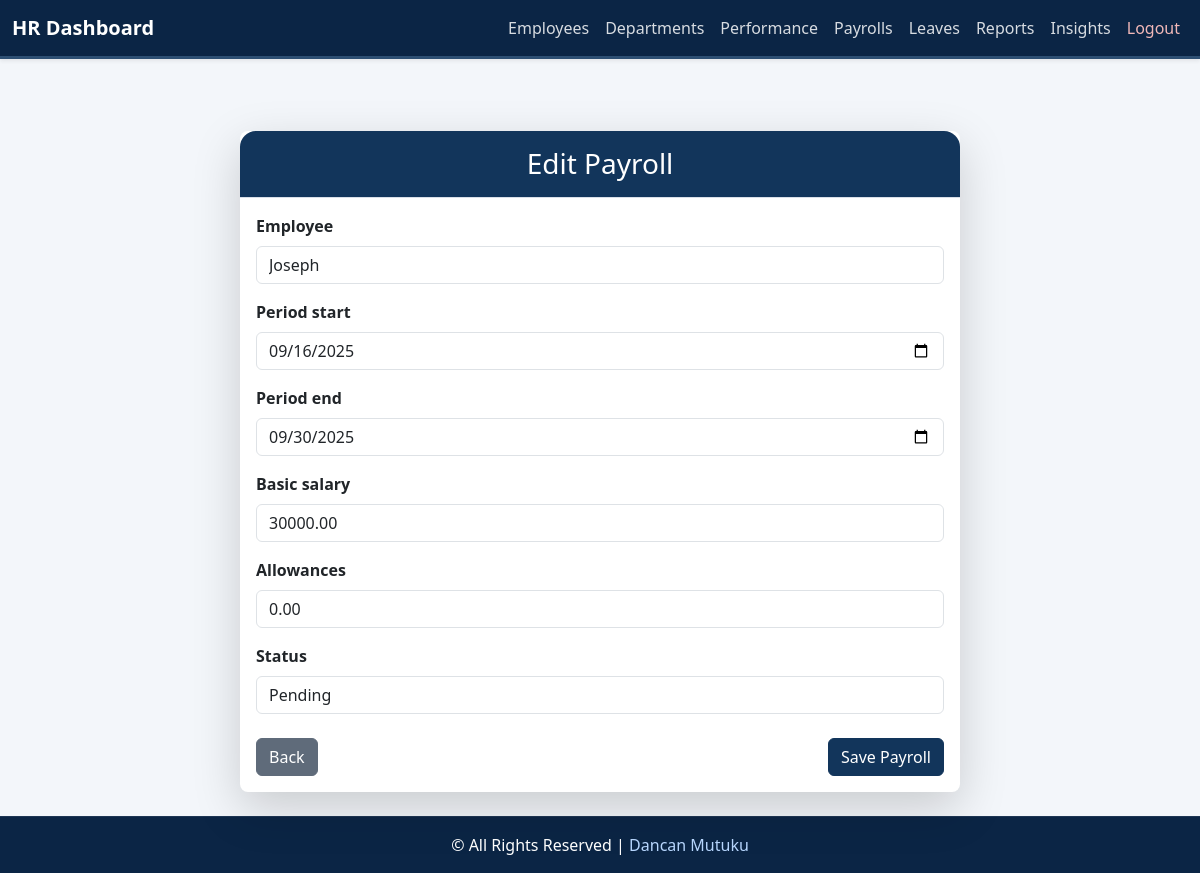
/hr/payrolls/edit/14/, run on an earlier commit of the app's database.
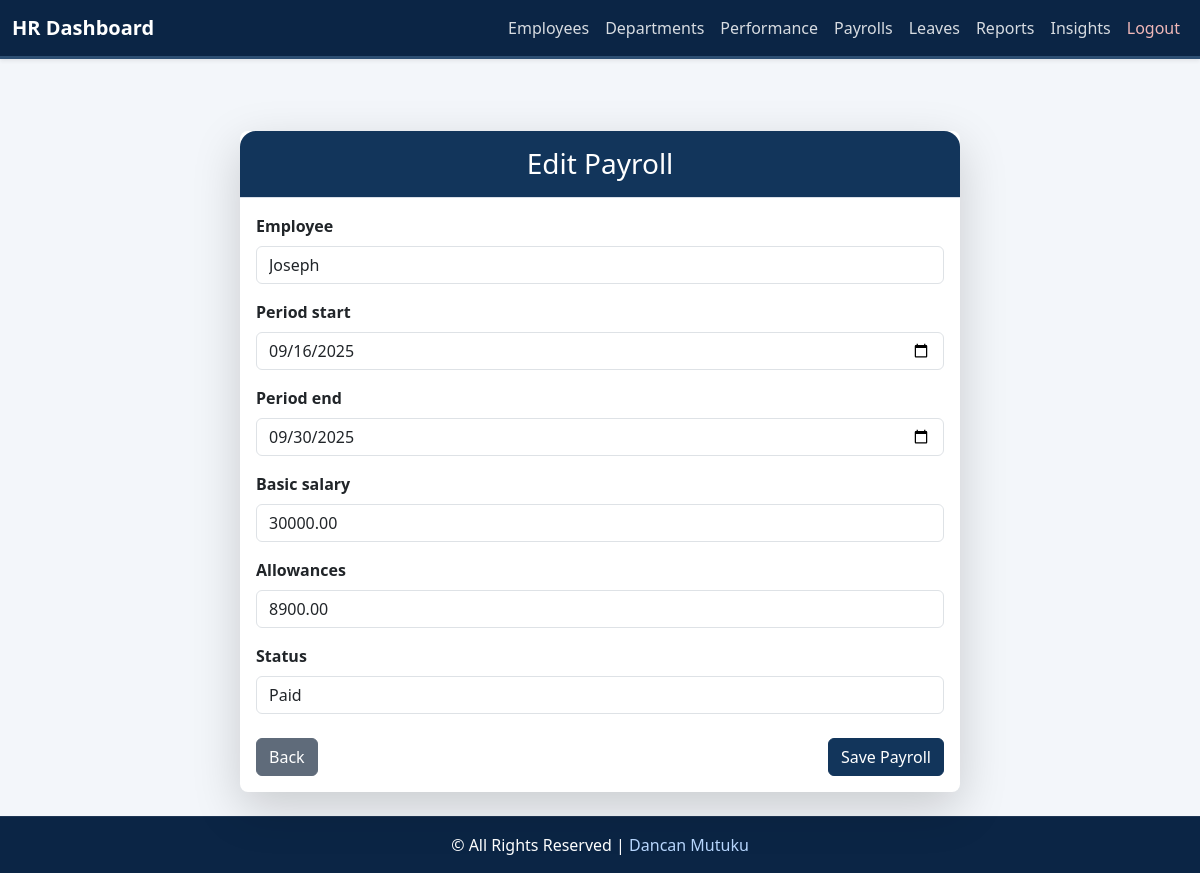
And on a later commit of the database.
### core/models.py (models this page shows, shortened)
class Payroll(models.Model):
    STATUS_PENDING = 'Pending'
    STATUS_PAID = 'Paid'
    STATUS_CHOICES = [
        (STATUS_PENDING, 'Pending'),
        (STATUS_PAID, 'Paid'),
    ]
    employee = models.ForeignKey(Employee, on_delete=models.CASCADE, related_name='payrolls')
    period_start = models.DateField()
    period_end = models.DateField()
    basic_salary = models.DecimalField(max_digits=10, decimal_places=2)
    allowances = models.DecimalField(max_digits=10, decimal_places=2, default=0)
    gross_salary = models.DecimalField(max_digits=10, decimal_places=2, editable=False)
    paye = models.DecimalField(max_digits=10, decimal_places=2, editable=False, default=0)
    sha = models.DecimalField(max_digits=10, decimal_places=2, editable=False, default=0)
    nssf = models.DecimalField(max_digits=10, decimal_places=2, editable=False, default=0)
    net_pay = models.DecimalField(max_digits=10, decimal_places=2, editable=False)
    status = models.CharField(max_length=10, choices=STATUS_CHOICES, default=STATUS_PENDING)

### core/views.py (the view)
# urls.py: path("hr/payrolls/edit/<int:pk>/", views.payroll_edit, name="payroll_edit"),
def payroll_edit(request, pk):
    payroll = get_object_or_404(Payroll, pk=pk)
    if request.method == 'POST':
        form = PayrollForm(request.POST, instance=payroll)
        if form.is_valid():
            form.save()
            return redirect('payroll_list')
    else:
        form = PayrollForm(instance=payroll)
    return render(request, 'core/payroll_form.html', {'form': form})

### core/views.py
class PayrollForm(forms.ModelForm):
    class Meta:
        model = Payroll
        fields = '__all__'
        widgets = {
            'period_start': forms.DateInput(attrs={'type': 'date', 'class': 'form-control'}),
            'period_end': forms.DateInput(attrs={'type': 'date', 'class': 'form-control'}),
        }

### core/models.py (called while the page is built)
    def __str__(self):
        return self.full_name

    @property
    def full_name(self):
        if self.user:
            return self.user.get_full_name() or self.user.username
        return "-"

### core/templates/core/payroll_form.html (shortened to what this page needs)
{% extends 'base_hr.html' %}
{% load widget_tweaks %}
{% block content %}
<div class="container mt-5">
  <div class="row justify-content-center">
    <div class="col-12 col-sm-10 col-md-8">
      <div class="card shadow-lg border-0 rounded-4">
        <div class="card-header bg-primary text-white text-center py-3 rounded-top-4">
          <h3 class="mb-0">
            {% if form.instance.pk %}Edit Payroll{% else %}Add Payroll{% endif %}
          </h3>
        </div>
        <div class="card-body">
          <form method="POST" novalidate>
            {% for field in form %}
              <div class="mb-3">
                <label class="form-label fw-semibold">{{ field.label }}</label>
                {% if field.field.widget.input_type == "date" %}
                  {% render_field field class="form-control" type="date" %}
                {% else %}
                  {% render_field field class="form-control" %}
                {% endif %}
              </div>
            {% endfor %}
            <div class="d-flex justify-content-between mt-4">
              <a href="{% url 'payroll_list' %}" class="btn btn-secondary">
                 Back
              </a>
              <button type="submit" class="btn btn-success">
                 Save Payroll
              </button>
            </div>
          </form>
        </div>
      </div>
    </div>
  </div>
</div>
{% endblock %}

What changed in the data, as far as the page shows it:
changed Payroll "Joseph": allowances "0.00" → "8900.00"; status "Pending" → "Paid"
